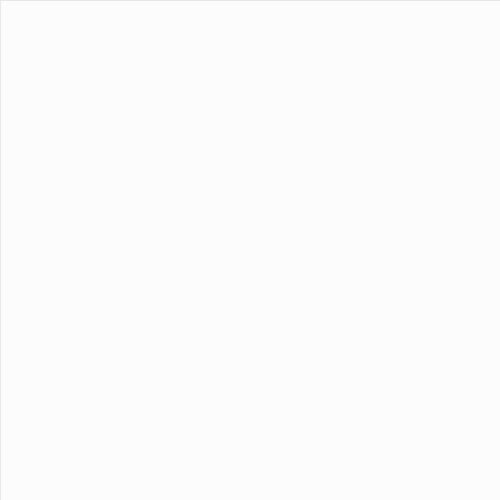
Frame 1 (no input)
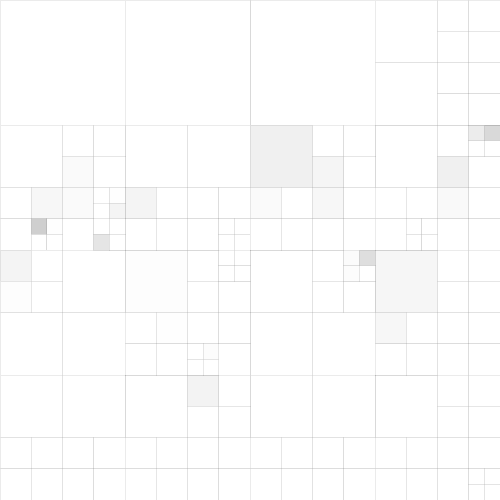
Frame 60 (the mouse pressed at the canvas centre just before this capture)
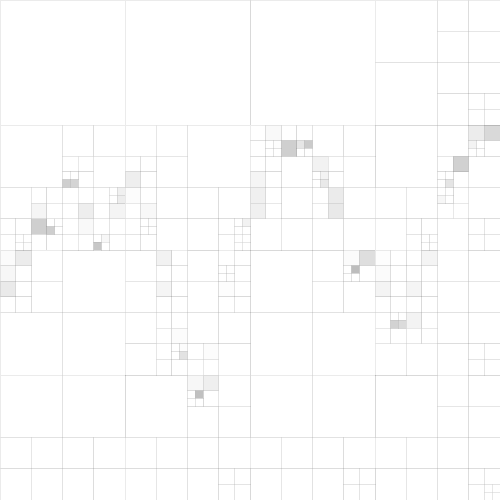
Frame 120 (the mouse held since frame 60 and released just before this capture)

The Processing sketch that drew these frames (run headless with seeded random() and noise(); from frame 60 on, the mouse is pressed at the canvas centre):

// Processing sketch: QuadtreeGeneral
// ── QuadtreeGeneral.pde
PGraphics graphics;
class Rect {
  float x, y, w, h;
  Rect(float x, float y, float w, float h) {
    this.x=x;
    this.y=y;
    this.w=w;
    this.h=h;
  }
  ArrayList<Rect>makeNew() {
    ArrayList<Rect>r=new ArrayList<Rect>();
    r.add(new Rect(x, y, w/2, h/2));
    r.add(new Rect(x+w/2, y, w/2, h/2));
    r.add(new Rect(x, y+h/2, w/2, h/2));
    r.add(new Rect(x+w/2, y+h/2, w/2, h/2));
    return r;
  }
  color avgCol() {
    float r=0;
    float g=0;
    float b=0;
    for (int i=int(x); i<=x+w; i++) {
      for (int j=int(y); j<=y+h; j++) {
        color col=graphics.get(i, j);
        r+=red(col);
        g+=green(col);
        b+=blue(col);
      }
    }
    r/=w*h;
    g/=w*h;
    b/=w*h;
    return color(r, g, b);
  }
  float avgDiff() {
    color avg=avgCol();
    float avgr=red(avg);
    float avgg=green(avg);
    float avgb=blue(avg);
    float diff=0;
    for (int i=int(x); i<=x+w; i++) {
      for (int j=int(y); j<=y+h; j++) {
        color col=graphics.get(i, j);
        diff+=avgr-red(col);
        diff+=avgg-green(col);
        diff+=avgb-blue(col);
      }
    }
    return diff;
  }
}
ArrayList<Rect>list;
void setup() {
  size(500, 500);
  graphics=createGraphics(width, height);
  graphics.beginDraw();
  graphics.background(255);
  for (int x=0; x<width; x++) {
    ////graphics.stroke(0);
    //graphics.set(int(x),int(height*noise(x*0.0025)),color(0));
    float a=x;
    float b=noise(x*0.01)*height;
    graphics.fill(0);
    graphics.noStroke();
    graphics.ellipse(a, b, 3, 3);
    //for(int y=0;y<height;y++){
      //noiseDetail(1);
      //graphics.set(x,y,color(noise(x*0.01,y*0.01)*255));
    //}
  }
  graphics.endDraw();
  list=new ArrayList<Rect>();
  list.add(new Rect(0, 0, width, height));
}
void draw() {
  background(255);
  //image(graphics,0,0,width,height);
  for (Rect r : list) {
    color c=r.avgCol();
    fill(c);
    noStroke();
    //fill(r.avgDiff()/3);
    stroke(0,20);
    rect(r.x, r.y, r.w, r.h);
  }
  //image(graphics,0,0);
  //for (int i=0; i<200; i++) {
    iterate();
  //}
}
void iterate() {
  int ind=0;
  float maxbad=-1;
  //boolean found=false;
  for (int i=0; i<list.size(); i++) {
    Rect r=list.get(i);
    float bad=r.avgDiff();
    if (bad>maxbad&&r.w*r.h>64) {
      //println("found");
      maxbad=bad;
      ind=i;
      //found=true;
    }
  }
  if(maxbad==-1){
    println("no more squares to divide");
    return;
  }
  //if(!found){
    //println("no more squares to divide");
    //return;
  //}
  Rect r=list.get(ind);
  list.remove(r);
  list.addAll(r.makeNew());
}
